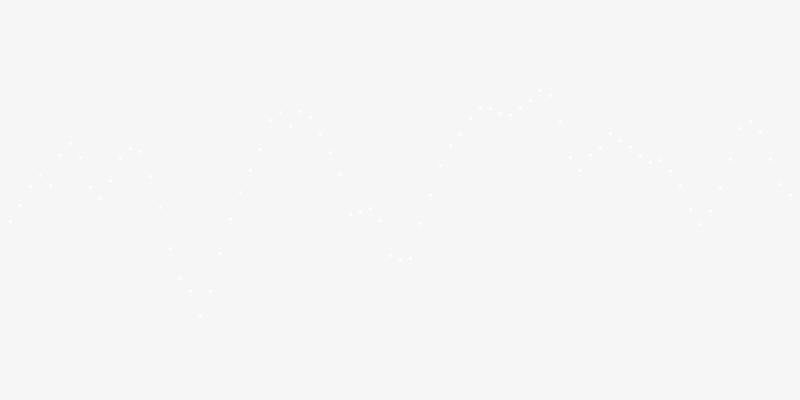
Frame 1 (no input)
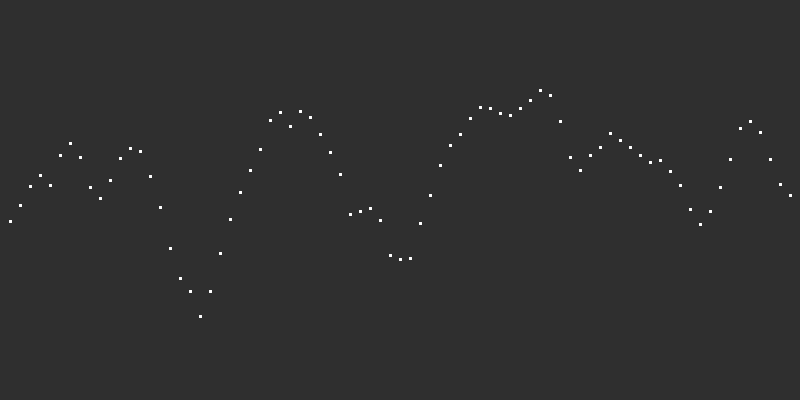
Frame 60 (the mouse pressed at the canvas centre just before this capture)
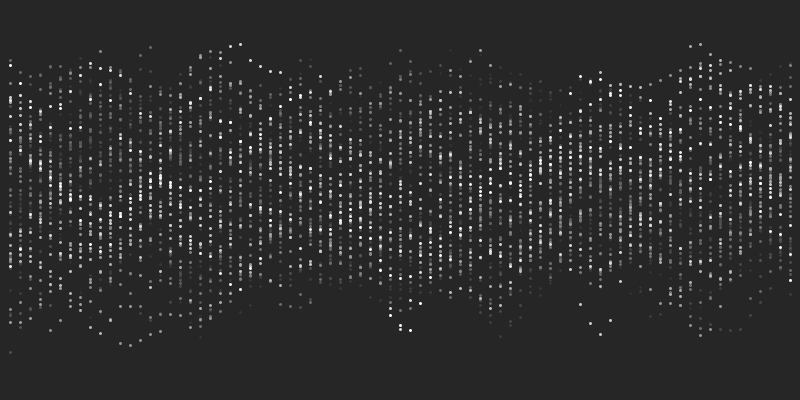
Frame 120 (the mouse held since frame 60 and released just before this capture)

The Processing sketch that drew these frames (run headless with seeded random() and noise(); from frame 60 on, the mouse is pressed at the canvas centre):

// Processing sketch: processing_44501
// ── processing_44501.pde

float time =0;

void setup () {
  size ( 800, 400);
  smooth();
  background(255);
  frameRate (25);
}
void draw () {
  float x =10 ;
  float m1  ;
  fill ( #1D2124,10);
  noStroke ();
  rect (0, 0, width, height);
  
  while ( x<width ) {
    strokeWeight (3);
    stroke ( 255);
    point (x, height* noise(x/100, time));
    x=x+10;
  }
  m1 = float(mouseX)/400;
  time = time+m1;
  println ( m1 ); 
}           
                
